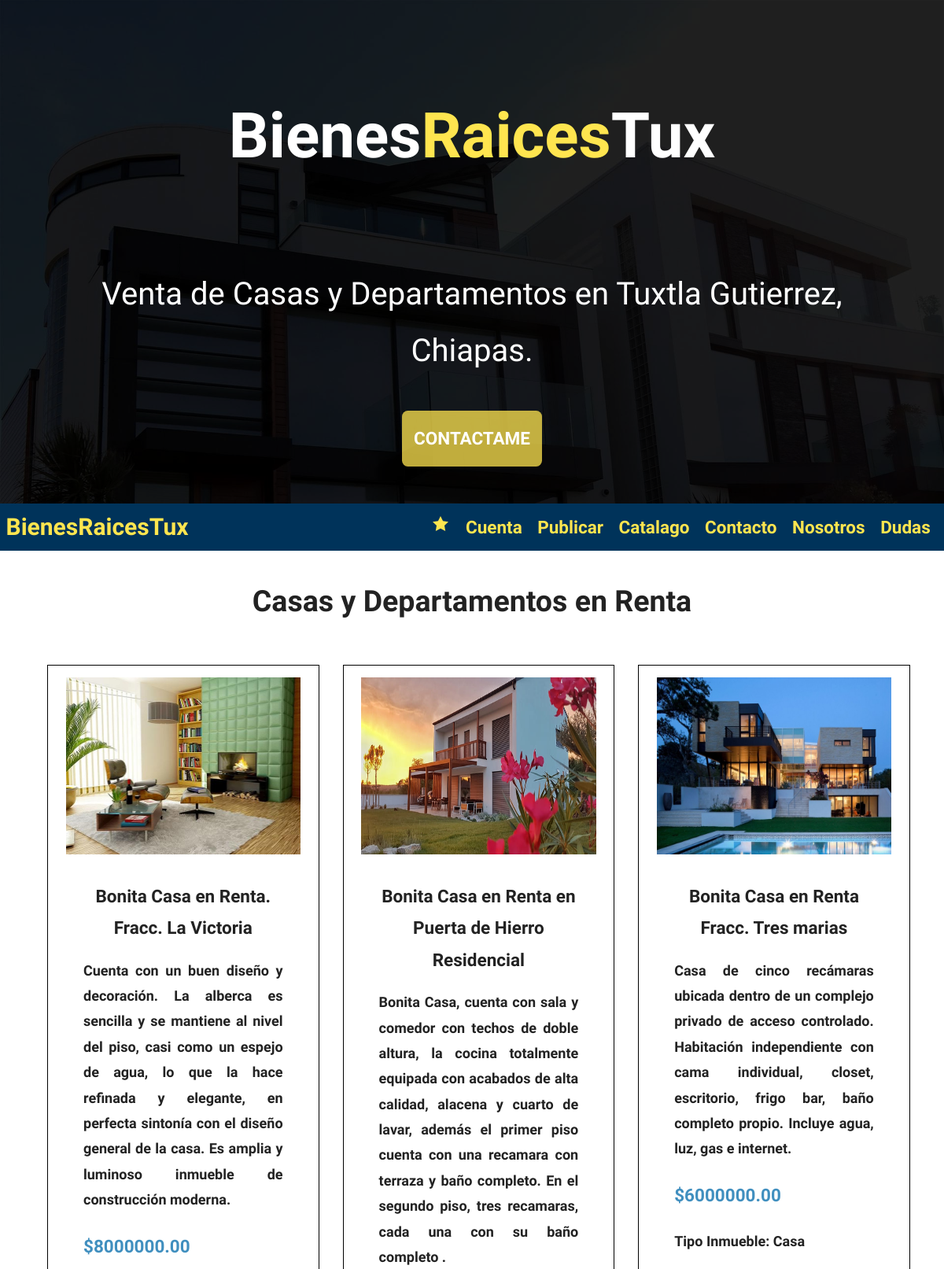
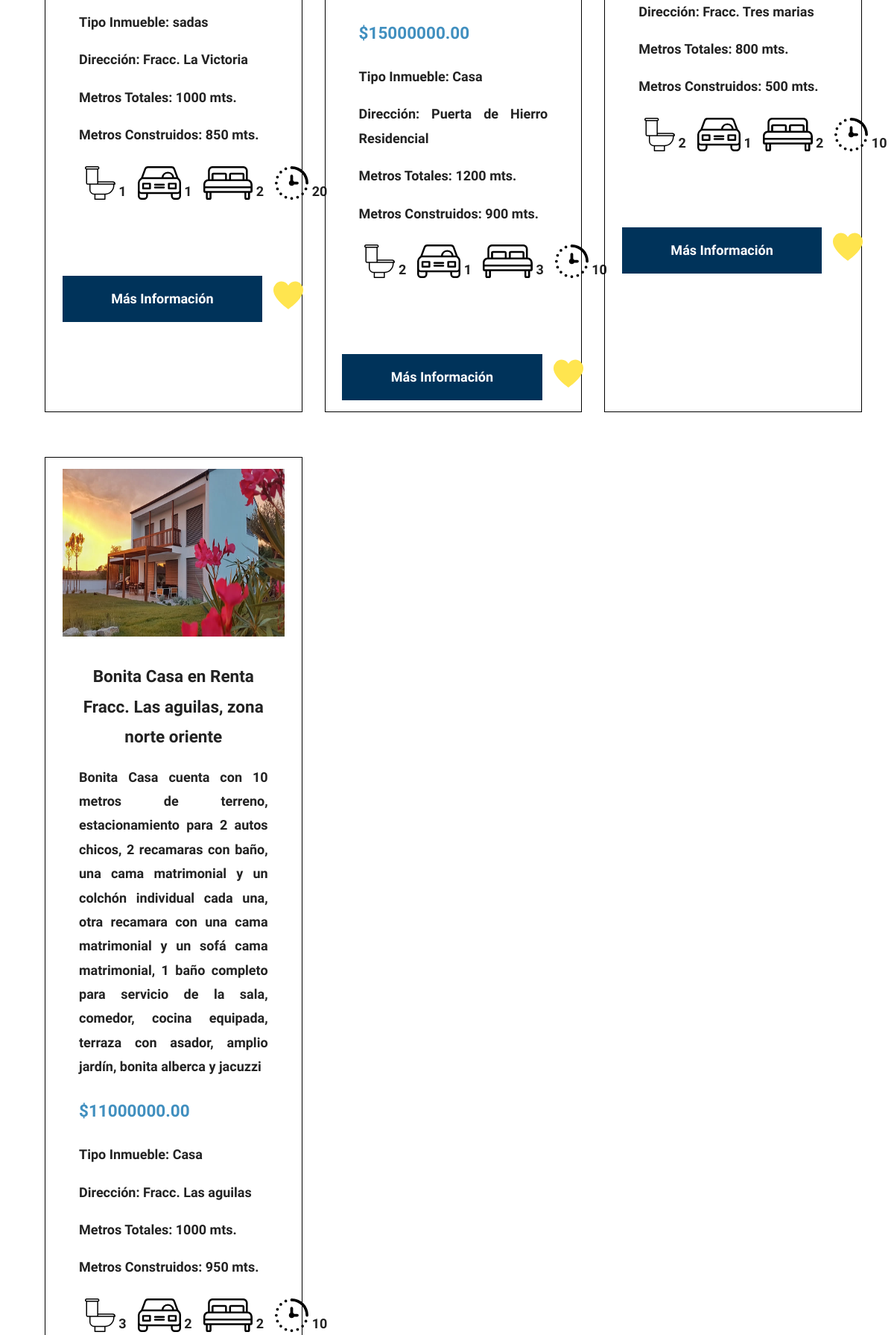
The page /renta.php (upper part) on the database its author committed (2 pictures, top to bottom).
### tables this page shows
CREATE TABLE `propiedades` (
  `IdPropiedad` int(11) NOT NULL,
  `nombrePropiedad` varchar(60) NOT NULL,
  `ocupacion` char(1) NOT NULL,
  `estado` varchar(10) NOT NULL,
  `tipoInmueble` varchar(30) NOT NULL,
  `precio` int(11) NOT NULL,
  `imagen` varchar(100) NOT NULL,
  `descripcion` text NOT NULL,
  `direccion` varchar(60) NOT NULL,
  `metrosTotales` int(11) NOT NULL,
  `metrosConstruidos` int(11) NOT NULL,
  `numHabitaciones` int(11) NOT NULL,
  `numBanos` int(11) NOT NULL,
  `numGarajes` int(11) NOT NULL,
  `Antiguedad` int(11) NOT NULL,
  `vendedores_IdVendedores` int(11) NOT NULL
);

### includes/templates/anunciosrentas.php (the view, shortened to what this page needs)
<?php
$db = conectarDB();
$query = "SELECT * FROM propiedades WHERE ocupacion=2";
$resultado = mysqli_query($db, $query);
while ($propiedad = mysqli_fetch_assoc($resultado)) :
?>
    <div class="anuncio">
        <img loading="lazy" src="imagenes/<?php echo $propiedad['imagen']; ?>" alt="descatada 1" class="img-anuncio">
        <div class="info-anuncio">
            <h3><?php echo $propiedad['nombrePropiedad']; ?></h3>
            <p class="descripcion">
                <?php echo $propiedad['descripcion']; ?>
            </p>
            <p class="precio-anuncio">
                $<?php echo $propiedad['precio']; ?>.00
            </p>
            <p class="title">
                <span>Tipo Inmueble:</span> <?php echo $propiedad['tipoInmueble']; ?>
            </p>
            <p class="title">
                <span>Dirección:</span> <?php echo $propiedad['direccion']; ?>
            </p>
            <p class="title">
                <span>Metros Totales:</span> <?php echo $propiedad['metrosTotales']; ?> mts.
            </p>
            <p class="title">
                <span>Metros Construidos:</span> <?php echo $propiedad['metrosConstruidos']; ?> mts.
            </p>
            <ul class="iconos-caracteristicas">
                <li>
                    <img src="img/icono_wc.svg" alt="icono-wc" class="img-caracteristicas">
                    <p><?php echo $propiedad['numBanos']; ?></p>
                </li>
                <li>
                    <img src="img/icono_estacionamiento.svg" alt="icono-estacionamiento" class="img-caracteristicas">
                    <p><?php echo $propiedad['numGarajes']; ?></p>
                </li>
                <li>
                    <img src="img/icono_dormitorio.svg" alt="icono-dormitorio" class="img-caracteristicas">
                    <p><?php echo $propiedad['numHabitaciones']; ?></p>
                </li>
                <li>
                    <img src="img/tiempo-trimestre-pasado.svg" alt="icono-antiguedad" class="img-caracteristicas">
                    <p><?php echo $propiedad['Antiguedad']; ?></p>
                </li>
            </ul>
        </div>
        <div class="grid">
            <a href="anuncios.php?id=<?php echo $propiedad['IdPropiedad']; ?>" class="btn-azul-block">
                Más Información
            </a>
            <a href="includes/templates/favorito.php?id=<?php echo $propiedad['IdPropiedad']; ?>&ocupacion=<?php echo $propiedad['ocupacion']; ?>">
                <img src="img/corazon.svg" alt="icono-antiguedad" class="icono-favoritos">
            </a>
        </div>
    </div>
<?php
endwhile;
?>

### css/style.css (style rules this page uses)
:root { --first-color: #ffe54f; --first-alpha-color: rgba(255, 229, 79, 0.75); --second-color: #00335a; --second-alpha-color: rgba(0, 106, 170, 0.75); --white-color: #fff; --gray-light-color: #f3f3f3; --gray-color: #ccc; --gray-dark-color: #666; --black-color: #000; --link-color: #509ee3; --title-color: #333; --text-color: #222; --red: #bd0707; --green: #71b100; --white-alpha-color: rgba(255, 255, 255, 0.5); --black-alpha-color: rgba(0, 0, 0, 0.5); --font: "Krub", sans-serif; --max-width: 120rem; }
html { box-sizing: border-box; font-family: var(--font); font-size: 15px; scroll-behavior: smooth; margin: 0; }
*, *::after, *::before { box-sizing: inherit; }
body { overflow-x: hidden; color: var(--text-color); font-size: 18px; line-height: 1.8; }
h3 { font-size: 2.8rem; }
h1, h2, h3 { text-align: center; }
a { text-decoration: none; }
.btn-azul-block { background-color: var(--second-color); font-weight: bold; text-decoration: none; color: var(--white-color); padding: 1rem 3rem; text-align: center; margin-top: 2rem; display: block; border: none; }
.grid { display: grid; grid-template-columns: 90% 10%; gap: 1rem; align-items: center; }
.icono-favoritos { width: 40px; height: 40px; margin-top: 2rem; }
.anuncio { width: 100%; border: solid thin var(--black-color); padding: 1rem 1.5rem; margin: 1rem auto; }
.img-anuncio { width: 100%; height: auto; min-height: 15rem; max-height: 20rem; margin: 0; }
.info-anuncio { padding: 1.5rem; }
.info-anuncio h3 { font-weight: bold; font-size: 1.5rem; margin: 0; }
.info-anuncio .descripcion { width: auto; height: auto; word-wrap: break-word; }
.info-anuncio p { text-align: justify; font-weight: bold; }
.info-anuncio .title span { font-weight: bold; }
.info-anuncio .precio-anuncio { font-size: 1.5rem; font-weight: bold; color: var(--second-alpha-color); }
.iconos-caracteristicas { list-style: none; padding: 0; max-width: 40rem; display: flex; justify-content: space-evenly; }
.iconos-caracteristicas li { display: flex; margin: 0.5rem; }
.iconos-caracteristicas li img { height: 3rem; margin-right: 0.3rem; }

### rows shown on the page
propiedades: imagen (picture), nombrePropiedad "Bonita Casa en Renta. Fracc. La Victoria", descripcion "Cuenta con un buen diseño y decoración. La alberca es sencilla y se mantiene al nivel del piso, casi como un espejo de agua, lo que la hace refinada y elegante, en perfecta sintonía con el diseño general de la casa. Es amplia y luminoso inmueble de construcción moderna.", precio "8000000", tipoInmueble "sadas", direccion "Fracc. La Victoria", metrosTotales "1000", metrosConstruidos "850", numBanos "1", numGarajes "1", numHabitaciones "2", Antiguedad "20"
propiedades: imagen (picture), nombrePropiedad "Bonita Casa en Renta en Puerta de Hierro Residencial", descripcion "Bonita Casa, cuenta con sala y comedor con techos de doble altura, la cocina totalmente equipada con acabados de alta calidad, alacena y cuarto de lavar, además el primer piso cuenta con una recamara con terraza y baño completo. En el segundo piso, tres recamaras, cada una con su baño completo .", precio "15000000", tipoInmueble "Casa", direccion "Puerta de Hierro Residencial", metrosTotales "1200", metrosConstruidos "900", numBanos "2", numGarajes "1", numHabitaciones "3", Antiguedad "10"
propiedades: imagen (picture), nombrePropiedad "Bonita Casa en Renta Fracc. Tres marias", descripcion "Casa de cinco recámaras ubicada dentro de un complejo privado de acceso controlado. Habitación independiente con cama individual, closet, escritorio, frigo bar, baño completo propio. Incluye agua, luz, gas e internet.", precio "6000000", tipoInmueble "Casa", direccion "Fracc. Tres marias", metrosTotales "800", metrosConstruidos "500", numBanos "2", numGarajes "1", numHabitaciones "2", Antiguedad "10"
propiedades: imagen (picture), nombrePropiedad "Bonita Casa en Renta Fracc. Las aguilas, zona norte oriente", descripcion "Bonita Casa cuenta con 10 metros de terreno, estacionamiento para 2 autos chicos, 2 recamaras con baño, una cama matrimonial y un colchón individual cada una, otra recamara con una cama matrimonial y un sofá cama matrimonial, 1 baño completo para servicio de la sala, comedor, cocina equipada, terraza con asador, amplio jardín, bonita alberca y jacuzzi", precio "11000000", tipoInmueble "Casa", direccion "Fracc. Las aguilas", metrosTotales "1000", metrosConstruidos "950", numBanos "3", numGarajes "2", numHabitaciones "2", Antiguedad "10"
